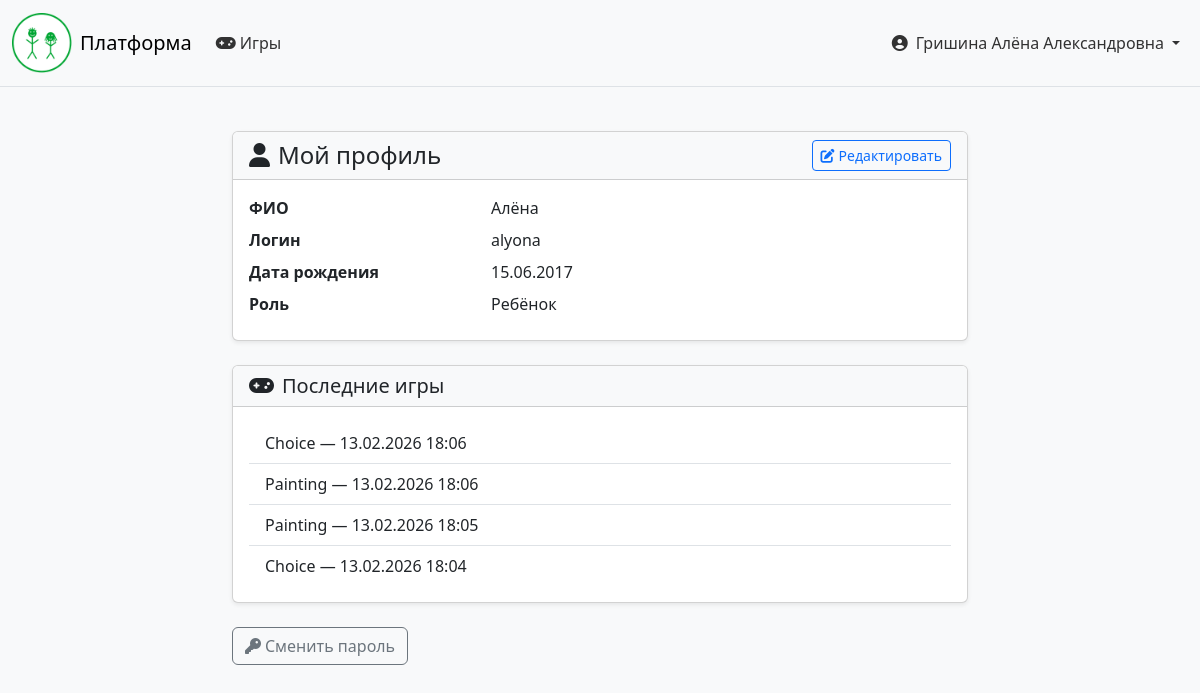
Page /profile/ (signed in) on the earlier database version.
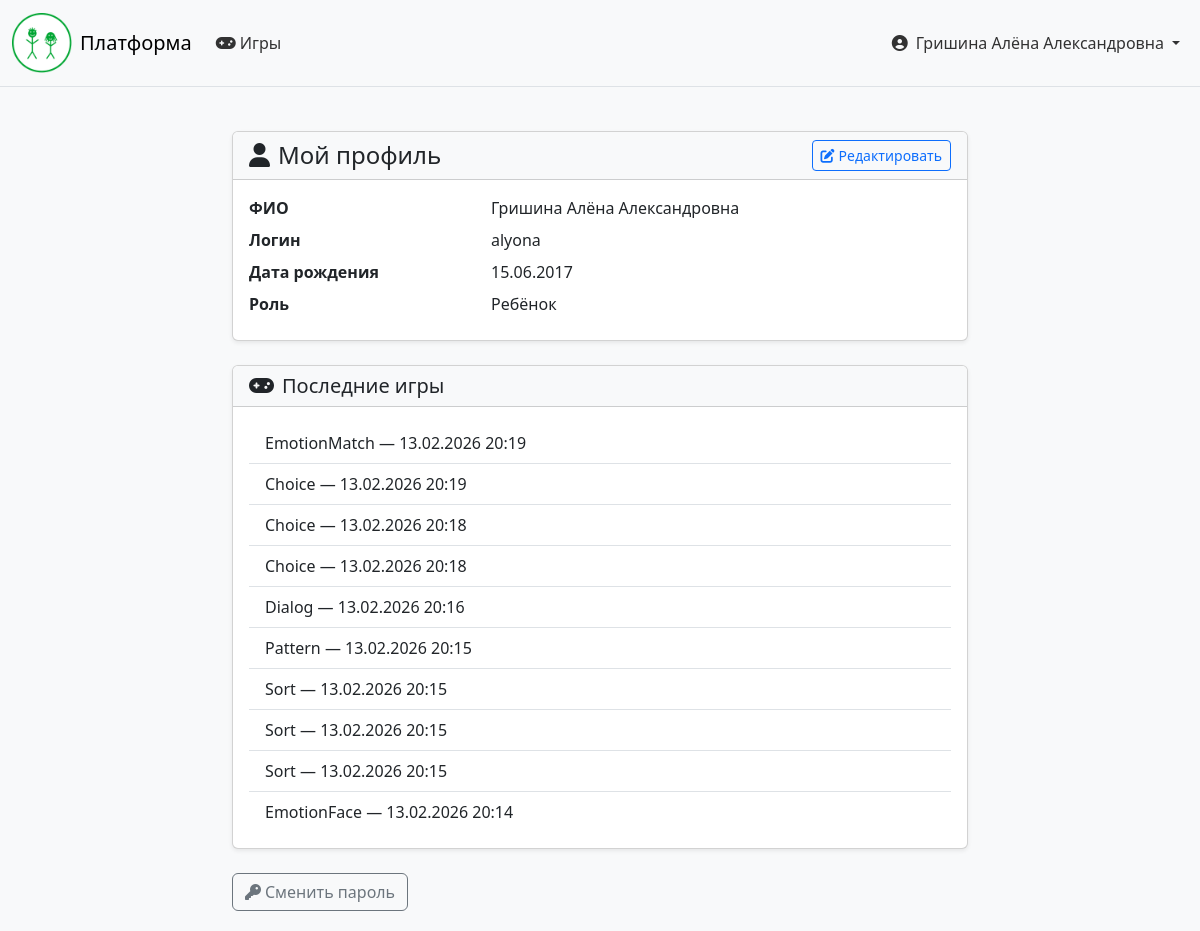
Same page on the later database version.
### accounts/models.py (models this page shows, shortened)
class CUsers(models.Model):
    username = models.CharField('логин', max_length=150, unique=True)
    name = models.CharField('фио', max_length=150)
    date_of_b = models.DateField('дата рождения')
    role = models.CharField(max_length=20, choices=[
        ('admin', 'Администратор'),
        ('doctor', 'Врач'),
        ('parent', 'Родитель'),
        ('child', 'Ребёнок'),
    ], default='child')
    password = models.CharField('пароль', max_length=150)
    is_auth = models.BooleanField(default=False)
    created_at = models.DateTimeField(auto_now_add=True)
    children = models.ManyToManyField(
        'self',
        symmetrical=False,
        related_name='parents',
        blank=True
    )
    patients = models.ManyToManyField(
        'self',
        symmetrical=False,
        related_name='doctors',
        blank=True,
        limit_choices_to={'role': 'child'}
    )
    connection_code = models.CharField(max_length=10, blank=True, null=True, unique=True)
    code_expires = models.DateTimeField(blank=True, null=True)
    class Meta:
        verbose_name = 'Пользователь'
        verbose_name_plural = 'Пользователи'

class GameResult(models.Model):
    user = models.ForeignKey(CUsers, on_delete=models.CASCADE, related_name='game_results')
    session = models.ForeignKey(GameSession, on_delete=models.CASCADE, null=True, blank=True, related_name='results')
    game_type = models.CharField(max_length=20, choices=[
        ('Painting', 'Раскраска'),
        ('Dialog', 'Эмоциональный диалог'),
        ('Choice', 'Эмоциональные сценарии'),
        ('Memory', 'Память'),
        ('Puzzle', 'Головоломка'),
        ('Sequence', 'Последовательность'),
        ('EmotionFace', 'Узнай эмоцию'),
        ('Attention', 'Внимание'),
        ('GoNoGo', 'Стоп-игра'),
        ('Sort', 'Сортировка'),
        ('Pattern', 'Паттерн'),
        ('EmotionMatch', 'Эмоция и ситуация'),
    ])
    joy = models.IntegerField(default=0)      # радость
    sorrow = models.IntegerField(default=0)    # грусть
    love = models.IntegerField(default=0)      # любовь
    anger = models.IntegerField(default=0)      # гнев
    boredom = models.IntegerField(default=0)    # скука
    happiness = models.IntegerField(default=0)  # счастье
    reaction_time = models.FloatField(null=True, blank=True)  # среднее время реакции в мс
    reaction_times = models.JSONField(default=list)  # все времена реакций для анализа вариабельности
    mistakes = models.IntegerField(default=0)  # количество ошибок
    mistake_types = models.JSONField(default=dict)  # типы ошибок {'attention': 2, 'inhibition': 1}
    hints_used = models.IntegerField(default=0)  # использование подсказок
    hint_timing = models.JSONField(default=list)  # когда запрашивал подсказки
    strategy_type = models.CharField(max_length=50, null=True, blank=True)  # систематический/импульсивный/адаптивный
    accuracy = models.FloatField(default=0.0)  # точность (0-1)
    performance_metrics = models.JSONField(default=dict)  # дополнительные метрики
    fuzzy_analysis = models.JSONField(default=dict)  # результаты нечёткой классификации
    drawing_data = models.JSONField(null=True, blank=True)  # данные о рисунке (цвета, области)
    final_image = models.ImageField(upload_to='drawings/', null=True, blank=True)
    dialog_answers = models.JSONField(null=True, blank=True)
    choices = models.JSONField(null=True, blank=True)
    date = models.DateTimeField(auto_now_add=True)
    class Meta:
        verbose_name = "Результат игры"
        verbose_name_plural = "Результаты игр"
        ordering = ['-date']

### accounts/views.py (the view)
# urls.py: path('profile/', views.profile_view, name='profile'),
def profile_view(request):
    user_id = request.session.get('user_id')
    if not user_id:
        return redirect('login')
    user = get_object_or_404(CUsers, id=user_id)
    context = {'user': user}
    if user.role == 'doctor':
        try:
            context['license'] = user.license
        except DoctorLicense.DoesNotExist:
            context['license'] = None
    elif user.role == 'parent':
        context['children'] = user.children.all()
    elif user.role == 'child':
        context['game_results'] = GameResult.objects.filter(user=user)[:10]
        context['parents'] = user.parents.all()
    return render(request, 'profile.html', context)

### accounts/templates/profile.html (shortened to what this page needs)
{% extends 'base.html' %}
{% load static %}
{% block content %}
<div class="container mt-4">
    <div class="row">
        <div class="col-lg-8 mx-auto">
            <div class="card shadow-sm">
                <div class="card-header bg-light d-flex justify-content-between align-items-center">
                    <h4 class="mb-0"><i class="fas fa-user me-2"></i>Мой профиль</h4>
                    <a href="{% url 'profile_edit' %}" class="btn btn-outline-primary btn-sm">
                        <i class="fas fa-edit me-1"></i>Редактировать
                    </a>
                </div>
                <div class="card-body">
                    <dl class="row mb-0">
                        <dt class="col-sm-4">ФИО</dt>
                        <dd class="col-sm-8">{{ user.name }}</dd>
                        <dt class="col-sm-4">Логин</dt>
                        <dd class="col-sm-8">{{ user.username }}</dd>
                        <dt class="col-sm-4">Дата рождения</dt>
                        <dd class="col-sm-8">{{ user.date_of_b|date:"d.m.Y" }}</dd>
                        <dt class="col-sm-4">Роль</dt>
                        <dd class="col-sm-8">{{ user.get_role_display }}</dd>
                    </dl>
                </div>
            </div>
            {% if user.role == 'child' %}
            <div class="card shadow-sm mt-4">
                <div class="card-header bg-light">
                    <h5 class="mb-0"><i class="fas fa-gamepad me-2"></i>Последние игры</h5>
                </div>
                <div class="card-body">
                    {% if game_results %}
                    <ul class="list-group list-group-flush">
                        {% for result in game_results %}
                        <li class="list-group-item">
                            {{ result.game_type }} — {{ result.date|date:"d.m.Y H:i" }}
                        </li>
                        {% endfor %}
                    </ul>
                    {% else %}
                    <p class="text-muted mb-0">Пока нет сыгранных игр.</p>
                    {% endif %}
                </div>
            </div>
            {% endif %}
            <div class="mt-4">
                <a href="{% url 'change_password' %}" class="btn btn-outline-secondary">
                    <i class="fas fa-key me-1"></i>Сменить пароль
                </a>
            </div>
        </div>
    </div>
</div>
{% endblock %}

### accounts/templates/base.html (shortened to what this page needs)
{% load static %}
<!DOCTYPE html>
<html lang="ru">
<head>
    <link href="https://cdn.jsdelivr.net/npm/bootstrap@5.3.2/dist/css/bootstrap.min.css" rel="stylesheet">
    <link rel="stylesheet" href="https://cdnjs.cloudflare.com/ajax/libs/font-awesome/6.5.1/css/all.min.css">
</head>
<body>
    <nav class="navbar navbar-expand-lg navbar-light bg-light border-bottom sticky-top">
        <div class="container-fluid">
            <a class="navbar-brand d-flex align-items-center" href="{% url 'home' %}">
                <img src="{% static 'img/logo.png' %}" alt="Логотип" class="me-2" onerror="this.style.display='none'">
                <span>Платформа</span>
            </a>
            <div class="collapse navbar-collapse" id="navbarNav">
                <ul class="navbar-nav me-auto">
                    {% if request.session.user_role == 'admin' %}
                    <li class="nav-item"><a class="nav-link" href="{% url 'admin_dashboard' %}"><i class="fas fa-tachometer-alt me-1"></i>Панель</a></li>
                    <li class="nav-item"><a class="nav-link" href="{% url 'admin_verify_licenses' %}"><i class="fas fa-id-card me-1"></i>Лицензии</a></li>
                    <li class="nav-item"><a class="nav-link" href="{% url 'admin_bulk_assign' %}"><i class="fas fa-users me-1"></i>Назначения</a></li>
                    {% elif request.session.user_role == 'doctor' %}
                    <li class="nav-item"><a class="nav-link" href="{% url 'doctor_dashboard' %}"><i class="fas fa-tachometer-alt me-1"></i>Панель</a></li>
                    <li class="nav-item"><a class="nav-link" href="{% url 'profile' %}"><i class="fas fa-user me-1"></i>Профиль</a></li>
                    {% elif request.session.user_role == 'parent' and request.session.user_id %}
                    <li class="nav-item"><a class="nav-link" href="{% url 'parent_dashboard' request.session.user_id %}"><i class="fas fa-home me-1"></i>Мои дети</a></li>
                    <li class="nav-item"><a class="nav-link" href="{% url 'profile' %}"><i class="fas fa-user me-1"></i>Профиль</a></li>
                    {% elif request.session.user_role == 'child' and request.session.user_id %}
                    <li class="nav-item"><a class="nav-link" href="{% url 'game_dashboard' request.session.user_id %}"><i class="fas fa-gamepad me-1"></i>Игры</a></li>
                    {% else %}
                    <li class="nav-item"><a class="nav-link" href="{% url 'home' %}"><i class="fas fa-home me-1"></i>Главная</a></li>
                    <li class="nav-item"><a class="nav-link" href="{% url 'register_choice' %}"><i class="fas fa-user-plus me-1"></i>Регистрация</a></li>
                    {% endif %}
                </ul>
                <ul class="navbar-nav">
                    {% if request.session.user_name %}
                    <li class="nav-item dropdown">
                        <a class="nav-link dropdown-toggle d-flex align-items-center" href="#" id="userDropdown" role="button" data-bs-toggle="dropdown" aria-expanded="false">
                            <i class="fas fa-user-circle me-2"></i>
                            <span class="d-none d-md-inline">{{ request.session.user_name }}</span>
                        </a>
                    </li>
                    {% else %}
                    <li class="nav-item"><a class="nav-link" href="{% url 'login' %}"><i class="fas fa-sign-in-alt me-1"></i>Вход</a></li>
                    {% endif %}
                </ul>
            </div>
        </div>
    </nav>
    <main {% block main_attr %}class="main-default"{% endblock %}>
        <div class="main-content">
            {% block content %}
            {% endblock %}
        </div>
    </main>
</body>
</html>

### accounts/templates/base.html (style rules this page uses)
html, body { height: 100%; margin: 0; display: flex; flex-direction: column; }
body { font-family: 'Muller', system-ui, sans-serif; background-color: #f8f9fa; color: #343a40; }
main { flex: 1; display: flex; flex-direction: column; padding: 0; }
main .main-content { flex: 1; width: 100%; max-width: 1200px; margin: 0 auto; padding: 20px; }
.navbar-brand img { max-height: 60px; }
.nav-link { color: rgba(0,0,0,0.8) !important; }
.dropdown-toggle::after { margin-left: 0.5em; }

Differences in the rows shown:
no longer on this page (row unchanged): GameResult: game_type "Choice", date "13.02.2026 18:06"
no longer on this page (row unchanged): GameResult: game_type "Painting", date "13.02.2026 18:06"
no longer on this page (row unchanged): GameResult: game_type "Painting", date "13.02.2026 18:05"
no longer on this page (row unchanged): GameResult: game_type "Choice", date "13.02.2026 18:04"
changed CUsers "alyona": session.user_name (not shown) → "Гришина Алёна Александровна"; name "Алёна" → "Гришина Алёна Александровна"
added GameResult: game_type "EmotionMatch", date "13.02.2026 20:19"
added GameResult: game_type "Choice", date "13.02.2026 20:19"
added GameResult: game_type "Choice", date "13.02.2026 20:18"
added GameResult: game_type "Choice", date "13.02.2026 20:18"
added GameResult: game_type "Dialog", date "13.02.2026 20:16"
added GameResult: game_type "Pattern", date "13.02.2026 20:15"
added GameResult: game_type "Sort", date "13.02.2026 20:15"
added GameResult: game_type "Sort", date "13.02.2026 20:15"
added GameResult: game_type "Sort", date "13.02.2026 20:15"
added GameResult: game_type "EmotionFace", date "13.02.2026 20:14"
Other differences:
{{ request.session.user_name }}: "Гришина Алёна Александровна" → (not shown)
